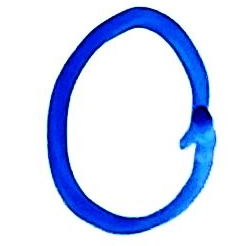
#> input picture data/myNums/0.1.png, 246 x 246 px; its folder holds only this picture in this run
$ python custom_dataset.py
#> lines starting #> are read from the running program, lines starting #| are printed output that depends on the picture
#> further down, img is the input picture: PIL image 246x246 RGB; mean R, G, B 208.5, 219, 245.9
from PIL import Image
from PIL import ImageOps
from torch.utils.data import Dataset
import os

def mnistify(pil_img):
    """Convert a PIL image to MNIST format: 28x28 grayscale, inverted colors, autocontrasted.
    Arguments:
        pil_img: PIL.Image - input image
        output_path: str or None - if given, save the processed image to this path
    Returns:
        PIL.Image - processed image
    """
    if pil_img.mode == "RGBA":
        background = Image.new("RGB", pil_img.size, (255, 255, 255))
        background.paste(pil_img, mask=pil_img.split()[3]) # paste without alpha channel
        img = background
    else:
        img = pil_img
    img = img.convert("L")
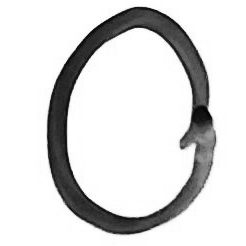
#> img: PIL image 246x246 L; min 4, max 255, mean 218.9
    img = ImageOps.autocontrast(img, cutoff=1)
    img = img.point(lambda x: 255 if x>210 else x)
    img = ImageOps.invert(img)
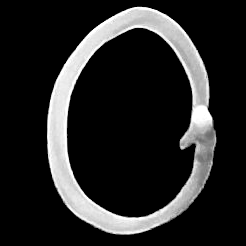
#> img: PIL image 246x246 L; min 0, max 255, mean 38.5
    bbox = img.getbbox()
#> bbox = (47, 6, 217, 235)
    if bbox:
        img = img.crop(bbox)
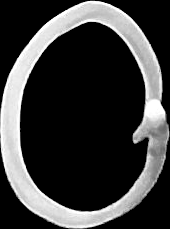
#> img: PIL image 170x229 L; min 0, max 255, mean 59.9
    img = img.resize((28, 28), Image.Resampling.LANCZOS)
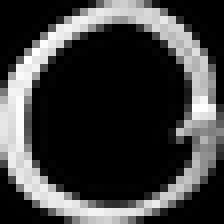
#> img: PIL image 28x28 L (shown 8 times larger); min 0, max 255, mean 62
    img = ImageOps.autocontrast(img, cutoff=1)

    return img

if __name__ == "__main__":
    # Example usage
    path = "./data/myNums"
    mnistified_dir = os.path.join(path, "mnistified")
    os.makedirs(mnistified_dir, exist_ok=True)
    images = [f for f in os.listdir(path) if f.endswith(".png")]
    for img_name in images:
        with Image.open(os.path.join(path, img_name)) as img:
            processed_img = mnistify(img)
            processed_img.save(os.path.join(mnistified_dir, img_name))


class CustomDataset(Dataset):
    """A custom dataset for loading images from a directory, processing them to MNIST format,
    and providing labels based on filenames.
    Assumes that images are named with their label as the first character (e.g., '3_image1.png' for label 3).
    Arguments:
        path: str - directory containing images
        transform: callable or None - optional transform to apply to images
        img_process: callable - function to process images (default: mnistify)
    """
    def __init__(self, path, transform=None, img_process=mnistify):
        self.path = path
        self.img_process = img_process
        self.transform = transform
        self.images = [f for f in os.listdir(path) if f.endswith(".png")]

    def __len__(self):
        return len(self.images)

    def __getitem__(self, idx):
        img_name = self.images[idx]
        label = int(img_name[0]) # Assuming the label is the first digit of the filename
        image = Image.open(os.path.join(self.path, img_name))
        image = self.img_process(image)
        if self.transform:
            image = self.transform(image)

        return image, label

$ run again, on data/myNums/2.1.png
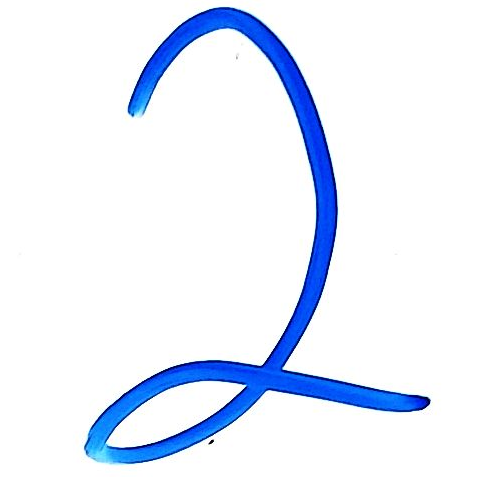
#> input picture data/myNums/2.1.png, 477 x 477 px
#> img is the input picture: PIL image 477x477 RGB; mean R, G, B 230.7, 237.7, 251.3
#> bbox = (84, 7, 431, 464)
#> in mnistify, `img = img.crop(bbox)`:
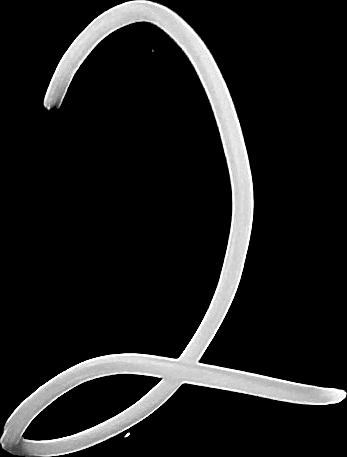
#> img: PIL image 347x457 L; min 0, max 255, mean 29
#> in mnistify, `img = img.resize((28, 28), Image.Resampling.LANCZOS)`:
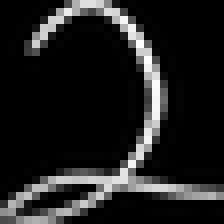
#> img: PIL image 28x28 L (shown 8 times larger); min 0, max 255, mean 31.1

$ run again, on data/myNums/3.1.png
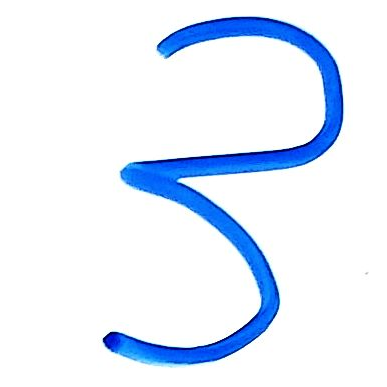
#> input picture data/myNums/3.1.png, 387 x 387 px
#> img is the input picture: PIL image 387x387 RGB; mean R, G, B 228, 237.5, 251.6
#> in mnistify, `img = ImageOps.invert(img)`:
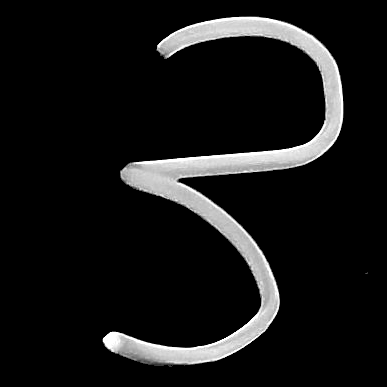
#> img: PIL image 387x387 L; min 0, max 255, mean 22.2
#> bbox = (102, 16, 368, 367)
#> in mnistify, `img = img.resize((28, 28), Image.Resampling.LANCZOS)`:
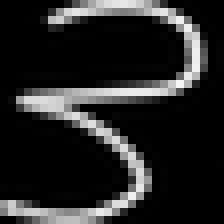
#> img: PIL image 28x28 L (shown 8 times larger); min 0, max 245, mean 37.9
